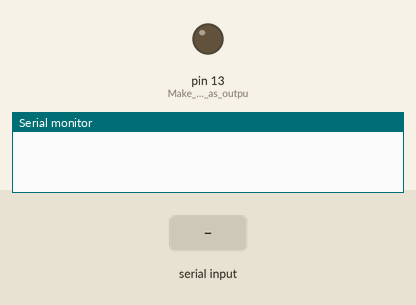
This sketch was run on a simulated Arduino Uno, built with avr-gcc and run on an emulated ATmega328P. Parts: output pins drawn as LEDs (lit = HIGH), the last lines printed to the serial monitor. Inputs (shaded band) come from the test bench. Random numbers use the default seed unless the sketch sets one.

Above: at 1.2 s.
1.3 s: "1" received over Serial
At 1.9 s:
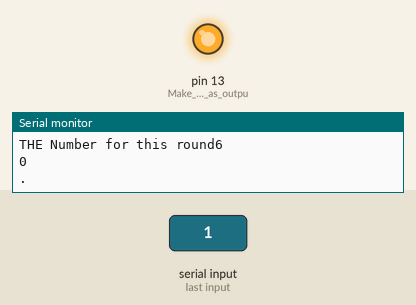
Timing chart, 0 to 7.8 s (numbered marks = the images above; inputs shaded):
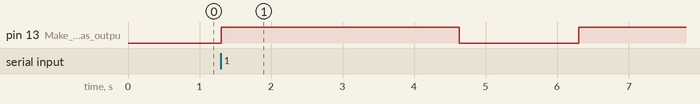

Measured:
- after the input at 1.3 s, pin 13 (Make_builtin_LED_as_outpu): LOW → HIGH at once, → LOW 3.3 s later, → HIGH 1.7 s later

The sketch:

random_lab1.ino
```cpp
int N =10; // Initialize the nuber of iteration

int x = 0; // Will be used to store the random number
long blinkPeriod = 5000;// Delay value specified
int counter; // counter for runnig for loop
//int fraction = 9;
int onPeriod;
int offPeriod;
void setup()
{
  Serial.begin(9600); // Initialize the bitrate to 9600

  pinMode(LED_BUILTIN, OUTPUT); // Make builtin LED as output
}

void loop()
{
   x = random(0, 9);// Initialize a random number between 0 to 9
   onPeriod =blinkPeriod * ( x)/9;
   offPeriod = blinkPeriod - onPeriod;

   if (Serial.available()>0){

   N = random(3,10); // For random seletion of iternation
   Serial.print("THE Number for this round");
   Serial.println(x);
    // Take user input
  for (counter = 0; counter < N; ++counter) {
    Serial.println(counter);
    Serial.print(".");
    digitalWrite(LED_BUILTIN, HIGH); // On LED
    delay(onPeriod);  // Manipulate the delay amount using the random number x
    digitalWrite(LED_BUILTIN, LOW); // Off LED
    delay(offPeriod); // Manipulate the delay amount using the random number x
  }
 Serial.println("This Round is Done");
   }
}
```
